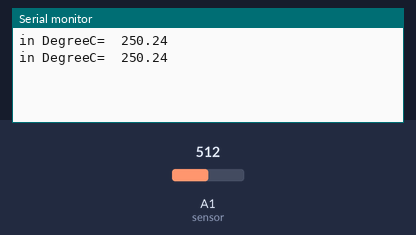
Simulated run of this sketch. Board: Arduino Uno, built with avr-gcc and run on an emulated ATmega328P. Shown: the last lines printed to the serial monitor. The test bench sets the inputs (shaded band); at power-on: A1 (sensor) = 512.

Above: at 1.8 s.
1.9 s: A1 (sensor) set to 716
At 2.3 s:
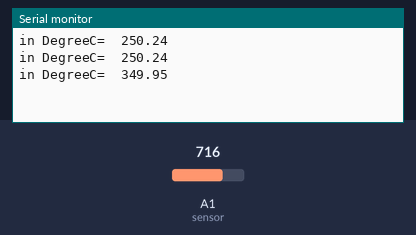
3.4 s: A1 (sensor) set to 900
At 4.8 s:
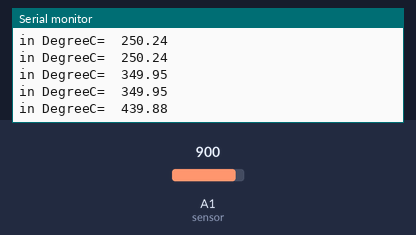
Timing chart, 0 to 6.4 s (numbered marks = the images above; inputs shaded):
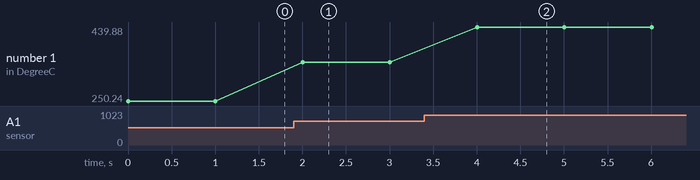

The sketch:

tmpLM35_sensor.ino
```cpp
const int sensor=A1; // Assigning analog pin A1 to variable 'sensor'

float tempc;
float tempf;
float vout;

void setup()
{

pinMode(sensor,INPUT); // Configuring pin A1 as input
Serial.begin(9600);

}
void loop()
{

vout=analogRead(sensor);
vout=(vout*500)/1023;
tempc=vout; // Storing value in Degree Celsius

Serial.print("in DegreeC=");
Serial.print("\t");
Serial.print(tempc);
Serial.println();
delay(1000); //Delay of 1 second for ease of viewing

}
```

Measured:
- after the input at 1.9 s, the serial monitor: prints a new line after 0.10 s (image 1)
- after the input at 3.4 s, the serial monitor: prints a new line after 0.60 s (image 2)
- plotted number 1: 250.24 → 349.95 after the input at 1.9 s, 349.95 → 439.88 after the input at 3.4 s
